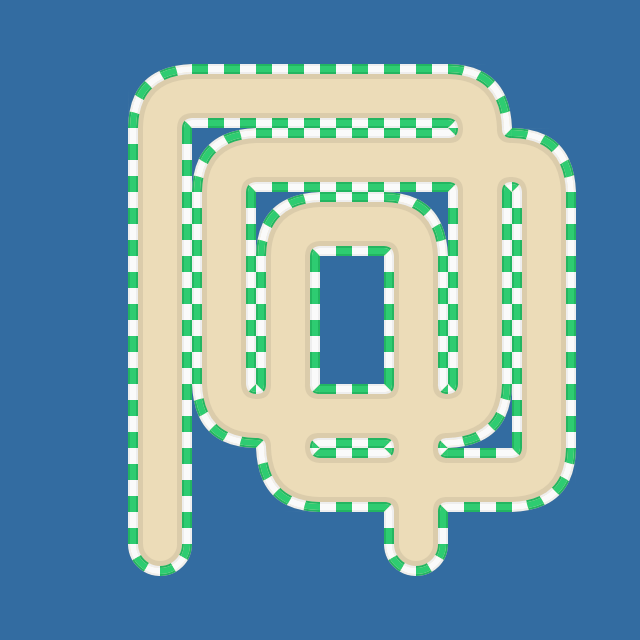

Rendered tile map (Tiled .tmx) drawn with the repository's tilesets; below, a short description and the full map source, tile grids included:
An orthogonal 10x10 tile map with 64x64 px tiles, 2 tile layers (Background, World) and 2 objects (Start, Finish).

<map version="1.2" tiledversion="1.2.3" orientation="orthogonal" renderorder="right-down" width="10" height="10" tilewidth="64" tileheight="64" infinite="0" nextlayerid="4" nextobjectid="4">
 <tileset firstgid="1" name="green-on-blue" tilewidth="64" tileheight="64" tilecount="16" columns="4">
  <image source="../src/assets/green-on-blue.png" trans="ff00ff" width="256" height="256" />
  <tile id="0">
   <properties>
    <property name="preventDown" type="bool" value="false" />
    <property name="preventLeft" type="bool" value="true" />
    <property name="preventRight" type="bool" value="false" />
    <property name="preventUp" type="bool" value="true" />
   </properties>
  </tile>
  <tile id="1">
   <properties>
    <property name="preventDown" type="bool" value="true" />
    <property name="preventLeft" type="bool" value="false" />
    <property name="preventRight" type="bool" value="false" />
    <property name="preventUp" type="bool" value="true" />
   </properties>
  </tile>
  <tile id="2">
   <properties>
    <property name="preventDown" type="bool" value="false" />
    <property name="preventLeft" type="bool" value="true" />
    <property name="preventRight" type="bool" value="true" />
    <property name="preventUp" type="bool" value="true" />
   </properties>
  </tile>
  <tile id="3">
   <properties>
    <property name="preventDown" type="bool" value="false" />
    <property name="preventLeft" type="bool" value="false" />
    <property name="preventRight" type="bool" value="false" />
    <property name="preventUp" type="bool" value="false" />
   </properties>
  </tile>
  <tile id="4">
   <properties>
    <property name="preventDown" type="bool" value="false" />
    <property name="preventLeft" type="bool" value="false" />
    <property name="preventRight" type="bool" value="true" />
    <property name="preventUp" type="bool" value="true" />
   </properties>
  </tile>
  <tile id="5">
   <properties>
    <property name="preventDown" type="bool" value="false" />
    <property name="preventLeft" type="bool" value="true" />
    <property name="preventRight" type="bool" value="true" />
    <property name="preventUp" type="bool" value="false" />
   </properties>
  </tile>
  <tile id="6">
   <properties>
    <property name="preventDown" type="bool" value="true" />
    <property name="preventLeft" type="bool" value="false" />
    <property name="preventRight" type="bool" value="true" />
    <property name="preventUp" type="bool" value="true" />
   </properties>
  </tile>
  <tile id="7">
   <properties>
    <property name="preventDown" type="bool" value="true" />
    <property name="preventLeft" type="bool" value="true" />
    <property name="preventRight" type="bool" value="true" />
    <property name="preventUp" type="bool" value="true" />
   </properties>
  </tile>
  <tile id="8">
   <properties>
    <property name="preventDown" type="bool" value="true" />
    <property name="preventLeft" type="bool" value="false" />
    <property name="preventRight" type="bool" value="true" />
    <property name="preventUp" type="bool" value="false" />
   </properties>
  </tile>
  <tile id="9">
   <properties>
    <property name="preventDown" type="bool" value="false" />
    <property name="preventLeft" type="bool" value="false" />
    <property name="preventRight" type="bool" value="false" />
    <property name="preventUp" type="bool" value="false" />
   </properties>
  </tile>
  <tile id="10">
   <properties>
    <property name="preventDown" type="bool" value="true" />
    <property name="preventLeft" type="bool" value="true" />
    <property name="preventRight" type="bool" value="true" />
    <property name="preventUp" type="bool" value="false" />
   </properties>
  </tile>
  <tile id="11">
   <properties>
    <property name="preventDown" type="bool" value="false" />
    <property name="preventLeft" type="bool" value="false" />
    <property name="preventRight" type="bool" value="false" />
    <property name="preventUp" type="bool" value="false" />
   </properties>
  </tile>
  <tile id="12">
   <properties>
    <property name="preventDown" type="bool" value="true" />
    <property name="preventLeft" type="bool" value="true" />
    <property name="preventRight" type="bool" value="false" />
    <property name="preventUp" type="bool" value="false" />
   </properties>
  </tile>
  <tile id="13">
   <properties>
    <property name="preventDown" type="bool" value="false" />
    <property name="preventLeft" type="bool" value="false" />
    <property name="preventRight" type="bool" value="false" />
    <property name="preventUp" type="bool" value="false" />
   </properties>
  </tile>
  <tile id="14">
   <properties>
    <property name="preventDown" type="bool" value="true" />
    <property name="preventLeft" type="bool" value="true" />
    <property name="preventRight" type="bool" value="false" />
    <property name="preventUp" type="bool" value="true" />
   </properties>
  </tile>
  <tile id="15">
   <properties>
    <property name="preventDown" type="bool" value="false" />
    <property name="preventLeft" type="bool" value="false" />
    <property name="preventRight" type="bool" value="false" />
    <property name="preventUp" type="bool" value="false" />
   </properties>
  </tile>
 </tileset>
 <layer id="2" name="Background" width="10" height="10">
  <data encoding="csv">
8,8,8,8,8,8,8,8,8,8,
8,8,12,12,12,12,12,12,8,8,
8,8,12,12,12,12,12,12,12,8,
8,8,12,12,12,12,12,12,12,8,
8,8,12,12,12,8,12,12,12,8,
8,8,12,12,12,8,12,12,12,8,
8,8,12,12,12,12,12,12,12,8,
8,8,12,8,12,12,12,12,12,8,
8,8,12,8,8,8,12,8,8,8,
8,8,8,8,8,8,8,8,8,8
</data>
 </layer>
 <layer id="1" name="World" width="10" height="10">
  <data encoding="csv">
0,0,0,0,0,0,0,0,0,0,
0,0,1,2,2,2,2,5,0,0,
0,0,6,1,2,2,2,4,5,0,
0,0,6,6,1,2,5,6,6,0,
0,0,6,6,6,0,6,6,6,0,
0,0,6,6,6,0,6,6,6,0,
0,0,6,13,4,2,4,9,6,0,
0,0,6,0,13,2,4,2,9,0,
0,0,11,0,0,0,11,0,0,0,
0,0,0,0,0,0,0,0,0,0
</data>
 </layer>
 <objectgroup id="3" name="Objects">
  <object id="1" name="Start" x="160" y="544">
   <point />
  </object>
  <object id="2" name="Finish" x="416" y="544">
   <point />
  </object>
 </objectgroup>
</map>
